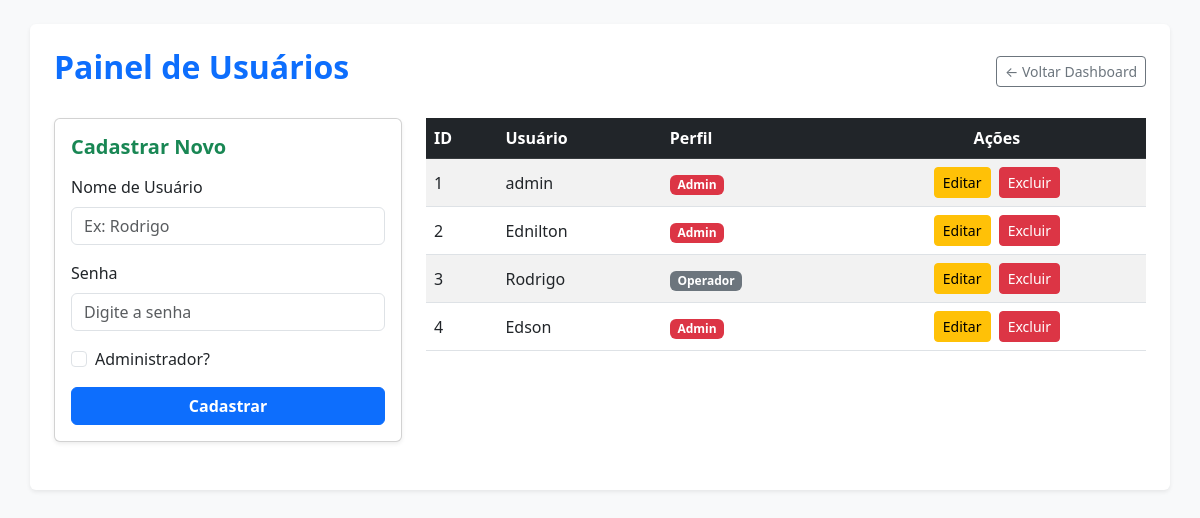
Page /usuarios (signed in) on the earlier database version.
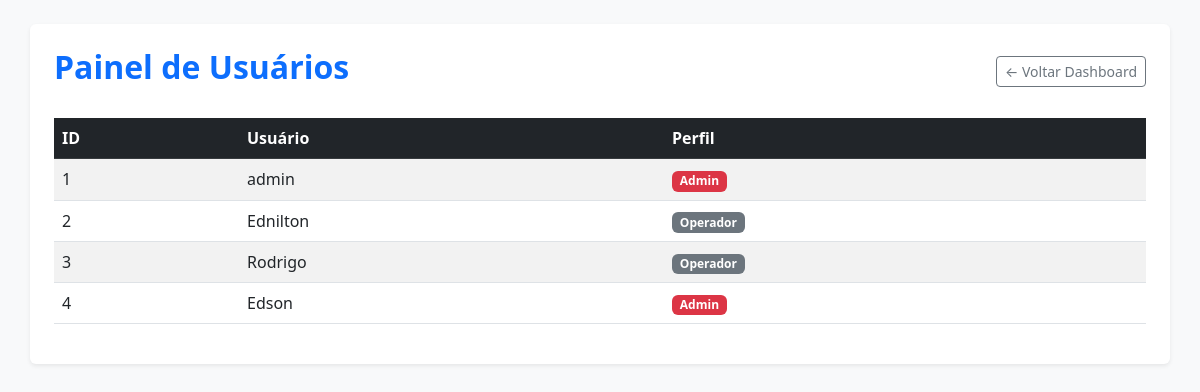
Same page on the later database version.
### newmonitor/models.py (models this page shows)
class Usuario(db.Model, UserMixin):
    id = db.Column(db.Integer, primary_key=True)
    username = db.Column(db.String(50), unique=True, nullable=False)
    password = db.Column(db.String(100), nullable=False)
    is_admin = db.Column(db.Boolean, default=False, nullable=False)

### newmonitor/routes.py (the view)
@app.route('/usuarios')
@login_required
def gerenciar_usuarios():
    todos_usuarios = Usuario.query.all()
    usuario_editando = None
    id_para_editar = request.args.get('editar_id', type=int)
    if id_para_editar:
        usuario_editando = Usuario.query.get(id_para_editar)
    return render_template('usuarios.html',
                           listagem_usuarios=todos_usuarios,
                           usuario_editando=usuario_editando)

### newmonitor/routes.py (called while the page is built)
@login_manager.user_loader
def load_user(user_id):
    return Usuario.query.get(int(user_id))

### newmonitor/templates/usuarios.html (shortened to what the changed rows need)
<!DOCTYPE html>
<html lang="pt-br">
<head>
    <link href="https://cdn.jsdelivr.net/npm/bootstrap@5.3.0/dist/css/bootstrap.min.css" rel="stylesheet">
</head>
<body class="bg-light p-4">
<div class="container bg-white p-4 rounded shadow-sm">
    <div class="d-flex justify-content-between align-items-center mb-4">
        <h2 class="fw-bold text-primary">Painel de Usuários</h2>
    </div>
    <div class="row">
        {% if current_user.is_admin %}
        <div class="col-md-4 mb-4">
            <div class="card p-3 shadow-sm">
                <h5 class="fw-bold text-success mb-3">
                    {% if usuario_editando %} Editar Usuário {% else %} Cadastrar Novo {% endif %}
                </h5>
                {% if usuario_editando %}
                    <form action="{{ url_for('editar_usuario', user_id=usuario_editando.id) }}" method="POST">
                        <div class="mb-3">
                            <label class="form-label">Nome de Usuário</label>
                            <input type="text" class="form-control" name="username" value="{{ usuario_editando.username }}" required>
                        </div>
                        <div class="mb-3">
                            <label class="form-label">Nova Senha (Opcional)</label>
                            <input type="password" class="form-control" name="password" placeholder="Deixe em branco para manter">
                        </div>
                        <div class="mb-3 form-check">
                            <input type="checkbox" class="form-check-input" name="is_admin" id="edit_admin" {% if usuario_editando.is_admin %}checked{% endif %}>
                            <label class="form-check-label" for="edit_admin">Administrador?</label>
                        </div>
                        <button type="submit" class="btn btn-success w-100 fw-bold">Salvar Alterações</button>
                        <a href="{{ url_for('gerenciar_usuarios') }}" class="btn btn-link w-100 btn-sm text-muted mt-2">Cancelar</a>
                    </form>
                {% else %}
                    <form action="{{ url_for('cadastrar') }}" method="POST" autocomplete="off">
                        <div class="mb-3">
                            <label class="form-label">Nome de Usuário</label>
                            <input type="text" class="form-control" name="username" placeholder="Ex: Rodrigo" autocomplete="new-password" required>
                        </div>
                        <div class="mb-3">
                            <label class="form-label">Senha</label>
                            <input type="password" class="form-control" name="password" placeholder="Digite a senha" autocomplete="new-password" required>
                        </div>
                        <div class="mb-3 form-check">
                            <input type="checkbox" class="form-check-input" name="is_admin" id="new_admin">
                            <label class="form-check-label" for="new_admin">Administrador?</label>
                        </div>
                        <button type="submit" class="btn btn-primary w-100 fw-bold">Cadastrar</button>
                    </form>
                {% endif %}
            </div>
        </div>
        {% endif %}
        <div class="col-md-{% if current_user.is_admin %}8{% else %}12{% endif %}">
            <table class="table table-striped align-middle">
                <thead class="table-dark">
                    <tr>
                        <th>ID</th>
                        <th>Usuário</th>
                        <th>Perfil</th>
                        {% if current_user.is_admin %} <th class="text-center">Ações</th> {% endif %}
                    </tr>
                </thead>
                <tbody>
                    {% for user in listagem_usuarios %}
                    <tr>
                        <td>{{ user.id }}</td>
                        <td>{{ user.username }}</td>
                        <td>
                            {% if user.is_admin %}
                                <span class="badge bg-danger">Admin</span>
                            {% else %}
                                <span class="badge bg-secondary">Operador</span>
                            {% endif %}
                        </td>
                        {% if current_user.is_admin %}
                        <td class="text-center">
                            <a href="{{ url_for('gerenciar_usuarios', editar_id=user.id) }}" class="btn btn-sm btn-warning me-1">Editar</a>
                            <form action="{{ url_for('deletar_usuario', user_id=user.id) }}" method="POST" class="d-inline" onsubmit="return confirm('Deletar o usuário {{ user.username }}?');">
                                <button type="submit" class="btn btn-sm btn-danger">Excluir</button>
                            </form>
                        </td>
                        {% endif %}
                    </tr>
                    {% endfor %}
                </tbody>
            </table>
        </div>
    </div>
</div>
</body>
</html>

Differences in the rows shown:
shown differently, row unchanged: Usuario "admin": no longer shows "Editar Excluir"
changed Usuario "Ednilton": is_admin "Admin Editar Excluir" → "Operador"
shown differently, row unchanged: Usuario "Rodrigo": no longer shows "Editar Excluir"
shown differently, row unchanged: Usuario "Edson": no longer shows "Editar Excluir"
Other differences:
form field is_admin: "☐" → (not shown)
text no longer shown: "Cadastrar Novo Nome de Usuário Senha Administrador? Cadastrar Ações"
